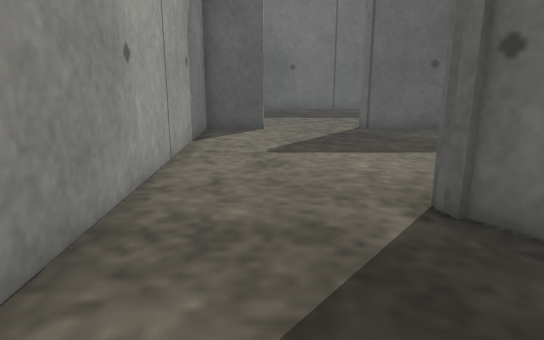
view 1 (above)

12 first-person views from a walk through a robot-simulator world made for Gazebo. The camera is 0.5 m above the floor, tilts 14° down and sees 70° across. The floor is counted in squares, 0.25 m on a side. Each view is taken from the middle of a square. On the plan, view 1 faces up. The plan holds only what a view shows up to about 19 squares ahead; the rest is blank. Surface patterns are stand-ins for the level's own textures.

view 2
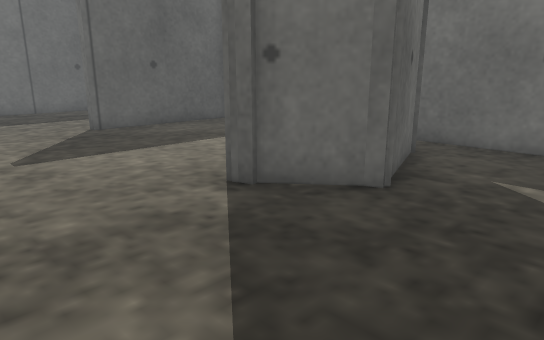

view 3
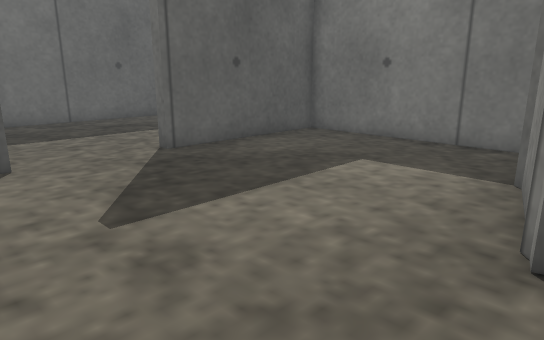

view 4
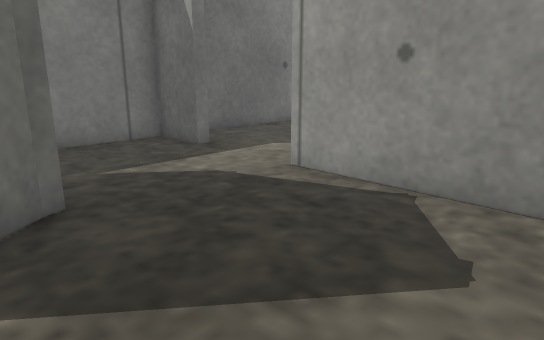

view 5
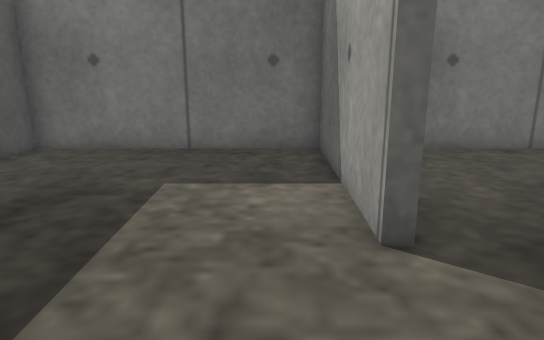

view 6
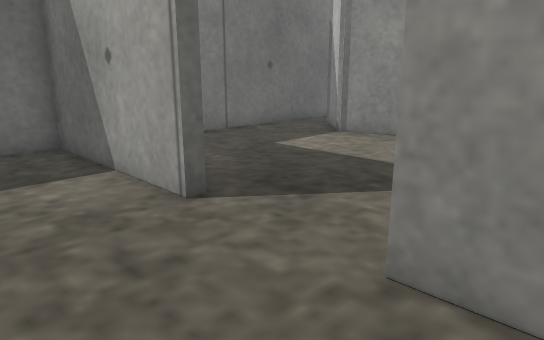

view 7
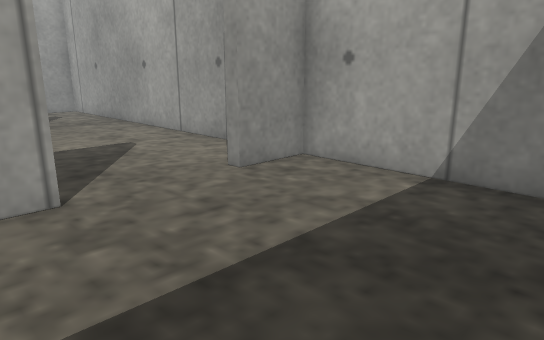

view 8
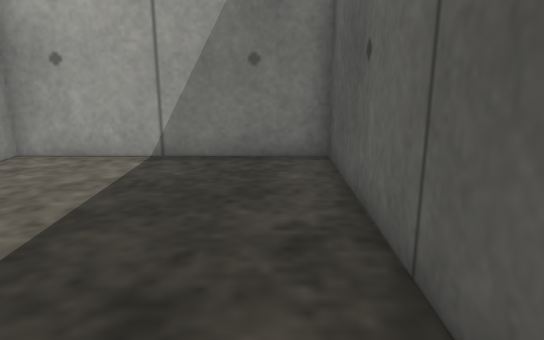

view 9
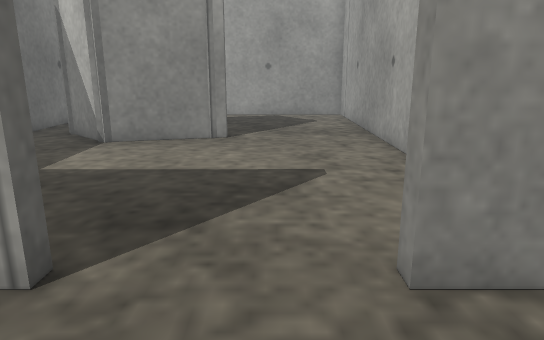

view 10
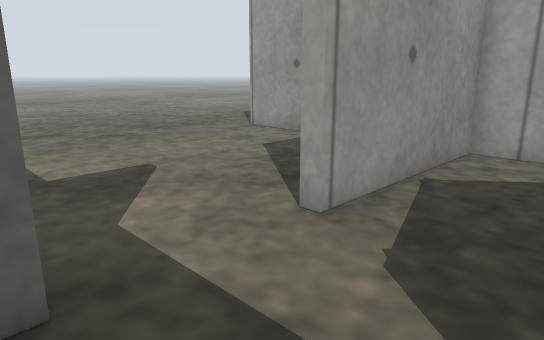

view 11
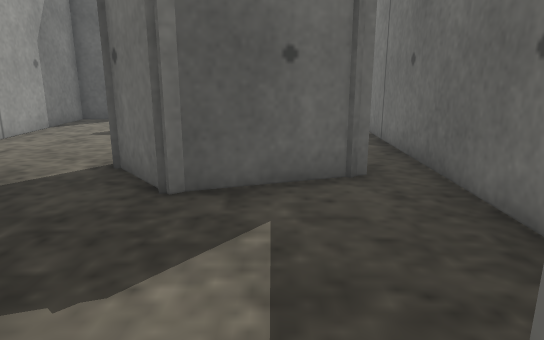

view 12
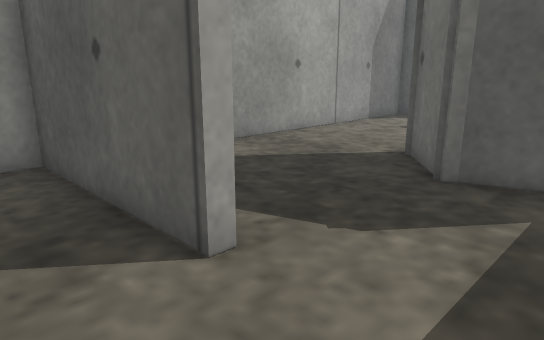

### Floor plan
Points are (right, up) in squares from view 1. A wall is a line through its corners. A room is listed if a view was taken in it or the views show most of it. See-through windows are left out.
Room 1 (views 1, 2, 3, 4)
walls: (2.5, 5.7) (6, 6.6) (7.6, 5.1); (2.6, 5) (2.5, 5.5) (2.9, 5.9); (4.3, 3.2) (2.4, 5.5); (-0.3, 14.3) (-2.4, 14.3) (-2.4, -1.3) (3.7, -1.3); (9.4, 4.9) (9.4, 14.3) (3.3, 14.3)
ways out: opening at (1.5, 14.5) to room 2; opening at (3, 1.5) to room 3; gap at (8, 5) to room 3
Room 2 (views 5, 6, 7, 8, 9)
walls: (3.3, 14.3) (3.3, 14.7) (9.4, 14.7) (9.4, 22.4) (-2.4, 22.4) (-2.4, 14.7) (-0.3, 14.7) (-0.3, 14.3)
ways out: opening at (1.5, 14.5) to room 1
Room 3 (view 10)
walls: (4.6, 3.5) (4.1, 3.1) (3.9, 3.7); (7.9, 4.6) (4.1, 3.3); (7.3, -1.3) (9.4, -1.3) (9.4, 4.9)
ways out: opening at (3, 1.5) to room 1; gap at (8, 5) to room 1; opening at (5.5, -1.5) to room 4
Room 4 (views 11, 12)
walls: (-2.4, -6.9) (-2.4, -9.6); (3.7, -1.3) (3.7, -1.7) (-2.4, -1.7); (9.4, -7.6) (9.4, -3.1); (7.3, -1.7) (7.3, -1.3)
ways out: opening at (5.5, -1.5) to room 3; opening at (-3, -10.5)

Where each view was taken, in squares from view 1:
view 1: 0 up, 0 right, facing up
view 2: 0 up, 2 left, facing up-right
view 3: 5 up, 2 left, facing up-right
view 4: 5 up, 2 left, facing down-right
view 5: 16 up, 1 left, facing right
view 6: 18 up, 2 left, facing down-right
view 7: 21 up, 5 right, facing down-left
view 8: 21 up, 7 right, facing left
view 9: 18 up, 1 right, facing down
view 10: 2 up, 8 right, facing down-left
view 11: 3 down, 6 right, facing up
view 12: 4 down, 7 right, facing up-left
